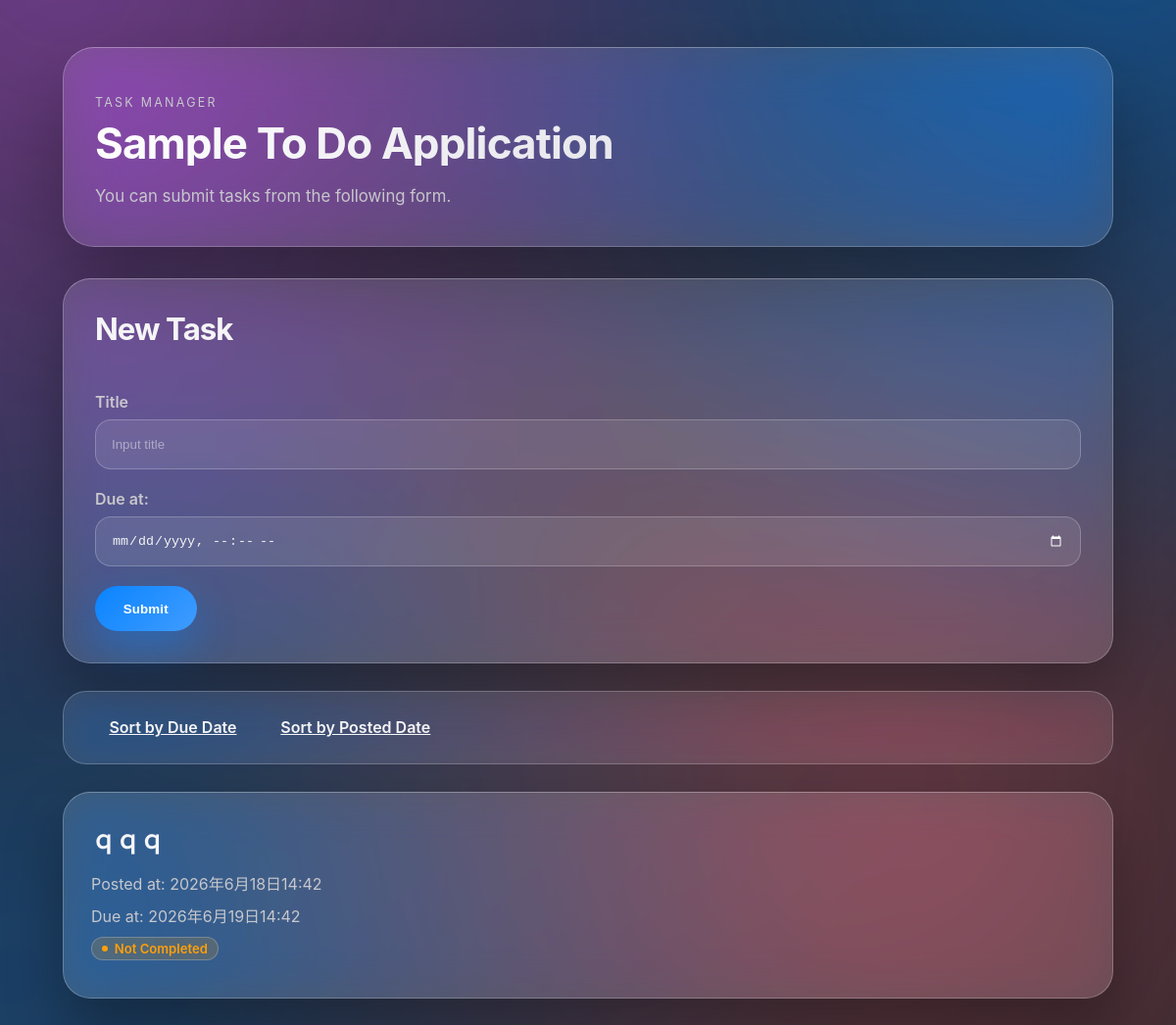
The app's page /, older data.
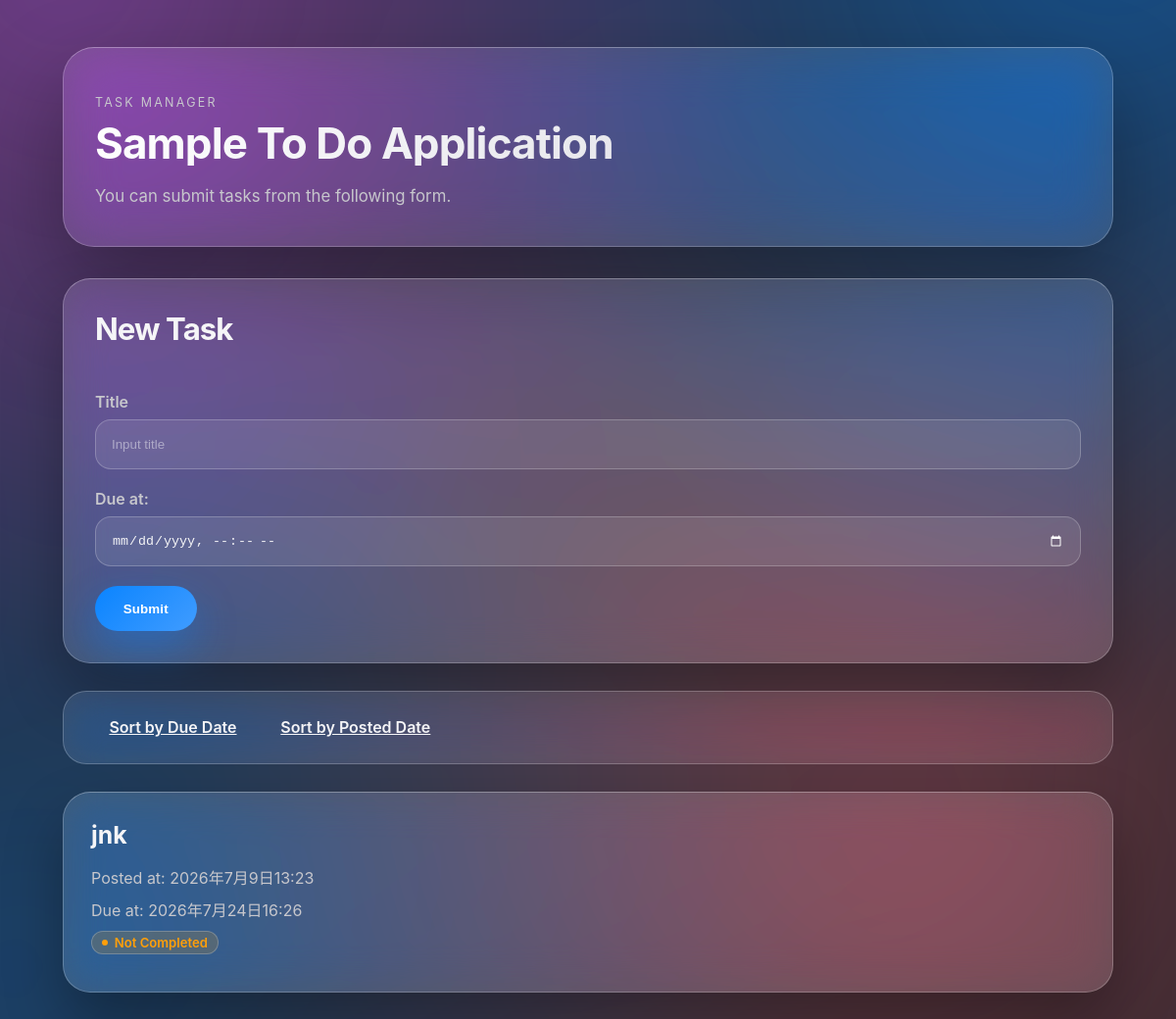
The same page, newer data.
### todo/models.py (models this page shows, shortened)
class Task(models.Model):
    title = models.CharField(max_length=100)
    completed = models.BooleanField(default=False)
    posted_at = models.DateTimeField(default=timezone.now)
    due_at = models.DateTimeField(null=True, blank=True)

### todo/views.py (the view)
# urls.py: path('', todo_views.index, name='index'),
def index(request):
    if request.method == 'POST':
        due_at_raw = request.POST.get('due_at', '').strip()
        parsed_due_at = parse_datetime(due_at_raw) if due_at_raw else None
        due_at = make_aware(parsed_due_at) if parsed_due_at else None
        task = Task(title=request.POST['title'], due_at=due_at)
        task.save()
    if request.GET.get('order') == 'due':
        tasks = Task.objects.order_by('due_at')
    else:
        tasks = Task.objects.order_by('-posted_at')
    context = {
        'tasks': tasks
    }
    return render(request, 'todo/index.html', context)

### todo/templates/todo/index.html (shortened to what this page needs)
{% load static %}
<!DOCTYPE html>
<html lang="ja">
  <head>
    <link rel="stylesheet" href="{% static 'todo/style.css' %}">
  </head>
  <body>
    <div class="page-shell">
      <div class="site-hero">
        <p class="eyebrow">Task Manager</p>
        <h1>Sample To Do Application</h1>
        <p class="hero-copy">You can submit tasks from the following form.</p>
      </div>
      <div class="page-content">
        <div class="compose-card">
          <h1>New Task</h1>
          <form action="{% url 'index' %}" method="post">
            <div>
              <label for="titleInput">Title</label>
              <input id="titleInput" name="title" type="text" placeholder="Input title">
            </div>
            <div>
              <label for="dueInput">Due at:</label>
              <input id="dueInput" name="due_at" type="datetime-local">
            </div>
            <div>
              <button type="submit">Submit</button>
            </div>
          </form>
        </div>
        <div class="sort-links">
          <a href="{% url 'index' %}?order=due">Sort by Due Date</a>
          <a href="{% url 'index' %}?order=post">Sort by Posted Date</a>
        </div>
        <div class="task-list">
          {% for task in tasks %}
          <div class="task-card">
            <h2><a href="{% url 'detail' task.id %}">{{ task.title }}</a></h2>
            <ul>
              <li>Posted at: {{ task.posted_at }}</li>
              {% if task.due_at %}
              <li>Due at: {{ task.due_at }}</li>
              {% endif %}
              {% if task.completed %}
              <li><span class="status-badge is-completed">Completed</span></li>
              {% else %}
              <li><span class="status-badge is-pending">Not Completed</span></li>
              {% endif %}
            </ul>
          </div>
          {% endfor %}
        </div>
      </div>
    </div>
  </body>
</html>

Row changes from the older to the newer data that the page shows:
removed Task: title "ｑｑｑ", posted_at "2026年6月18日14:42", due_at "2026年6月19日14:42", completed "Not Completed"
added Task: title "jnk", posted_at "2026年7月9日13:23", due_at "2026年7月24日16:26", completed "Not Completed"
